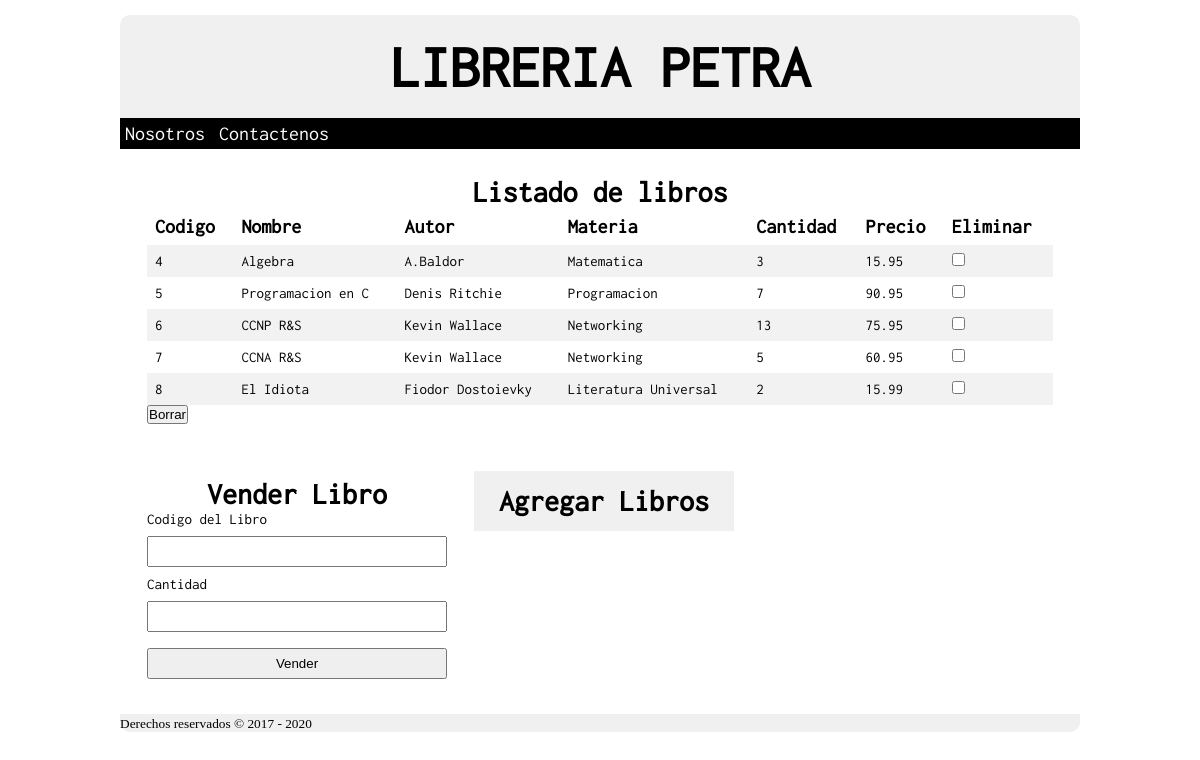
The page /mostrar_todo/ on the database its author committed.
### __init__.py (models this page shows, shortened)
class libros(db.Model):
    id = db.Column('id', db.Integer, primary_key=True)
    nombre = db.Column(db.String(100))
    materia = db.Column(db.String(50))
    autor = db.Column(db.String(200))
    cantidad = db.Column(db.Integer)
    precio = db.Column(db.String(10))

### __init__.py (the view)
@app.route('/mostrar_todo/')
def mostrar_todo():
    return render_template('mostrar_todo.html', libros=libros.query.all())

### templates/mostrar_todo.html (shortened to what this page needs)
<!DOCTYPE html>
<html lang="en">
<head>
  <link rel="stylesheet" type="text/css" href="{{ url_for('static', filename = 'css/petra.css') }}">
</head>
<body>
  <div id="agrupar">
    <header id="cabecera">
      <h1><a href="{{ url_for('mostrar_todo') }}">LIBRERIA PETRA</a></h1>
    </header>
  <nav id="menu">
    <ul>
      <li>Nosotros</li>
      <li>Contactenos</li>
    </ul>
  </nav>
  <section id="seccion1">
    <h2>Listado de libros</h2>
    <form action="http://127.0.0.1:5000/eliminar/" method="post">
      <table>
          <tr>
            <th>Codigo</th>
            <th>Nombre</th>
            <th>Autor</th>
            <th>Materia</th>
            <th>Cantidad</th>
            <th>Precio</th>
            <th>Eliminar</th>
          </tr>
          {% for libro in libros %}
          <tr>
            <td>{{ libro.id }} </td>
            <td>{{ libro.nombre }}</td>
            <td>{{ libro.autor }}</td>
            <td>{{ libro.materia }}</td>
            <td>{{ libro.cantidad }}</td>
            <td>{{ libro.precio }}</td>
            <td> <input type="checkbox" id="{{libro.id}}" name="id" value = "{{libro.id}}"></td>
          </tr>
          {% endfor %}
     </table>
     <input type ='submit' value="Borrar">
    </form>
  </section>
  <section id="seccion2">
        <form action="http://127.0.0.1:5000/comprar/" method="post">
          <h2>
            Vender Libro
          </h2>
          <label>Codigo del Libro</label>
          <input type="text" size="2" name ="id">
          <label>Cantidad</label>
          <input type="text" size="2" name = "cantidad">
          <input type="submit" value="Vender">
        </form>
  </section>
 <section id="seccion3">
     <a id="boton_link" href="{{ url_for('nuevo') }}">Agregar Libros</a>
 </section>
  <footer>
    <small> Derechos reservados &copy; 2017 - 2020 </small>
  </footer>
 </div>
</body>
</html>

### static/css/petra.css (style rules this page uses)
* { margin: 0px; padding: 0px; }
label { font: 15px mifuente, verdana, sans-serif; }
h1 > a { font: bold 60px mifuente, verdana , sans-serif; text-decoration: none; color:black; }
h2 { font: bold 30px mifuente, verdana, sans-serif; text-align: center; }
th { font: bold 20px mifuente, verdana, sans-serif; }
td { font: 15px mifuente, verdana , sans-serif; }
header , section, aside, hgroup, nav, footer, article, figcaption, figure { display: block; }
body { text-align: center; }
#agrupar { width: 960px; margin: 15px auto; text-align: left; }
#cabecera { background-color: rgb(240,240,240); padding: 20px; border-radius: 10px 10px 0px 0px; text-align: center; }
#seccion1 { padding: 20px; margin: 7px; }
#seccion2 { width: 300px; float: left; padding: 20px; margin: 7px; }
#seccion3 { padding:20px; margin: 7px; }
#menu { background-color: rgb(0,0,0); }
#menu li { display: inline-block; list-style: none; padding: 5px; font: 20px mifuente ,verdana, sans-serif; color:white; }
footer { clear: both; background text-align: center; border-radius: 0px 0px 10px 10px; background-color: rgb(240,240,240); }
table { border-collapse: collapse; width: 100%; }
table, th ,td { text-align: left; padding: 8px; }
table tr:nth-child(even) { background-color: #f2f2f2; }
#boton_link:link, #boton_link:visited { background-color: rgb(240,240,240); color: black; padding: 14px 25px; text-decoration: none; display: inline-block; font: bold 30px mifuente, verdana,sans-serif; }
#seccion2 input { width:100%; padding: 6px 10px; margin: 8px 0; box-sizing: border-box; }

### rows shown on the page
libros: id "4", nombre "Algebra", autor "A.Baldor", materia "Matematica", cantidad "3", precio "15.95"
libros: id "5", nombre "Programacion en C", autor "Denis Ritchie", materia "Programacion", cantidad "7", precio "90.95"
libros: id "6", nombre "CCNP R&S", autor "Kevin Wallace", materia "Networking", cantidad "13", precio "75.95"
libros: id "7", nombre "CCNA R&S", autor "Kevin Wallace", materia "Networking", cantidad "5", precio "60.95"
libros: id "8", nombre "El Idiota", autor "Fiodor Dostoievky", materia "Literatura Universal", cantidad "2", precio "15.99"
